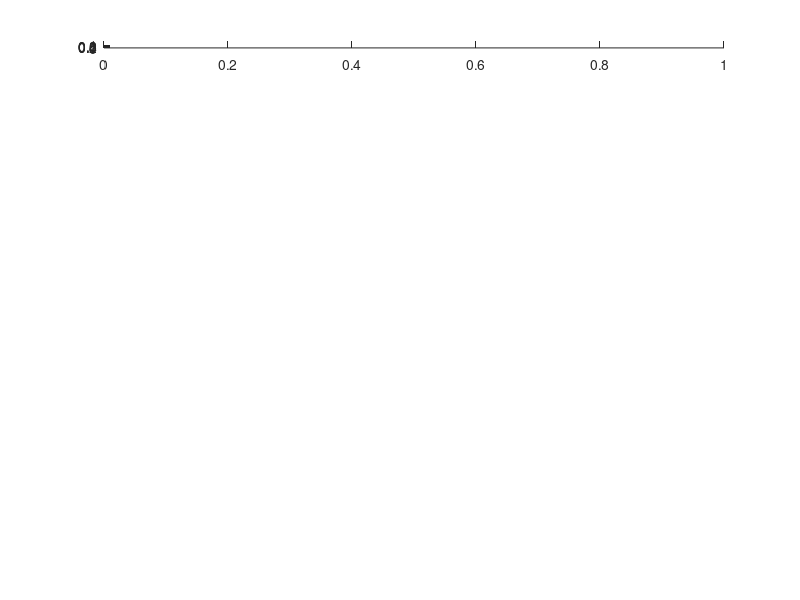

Here is the MATLAB script that generated this plot: (Note: this script raises an error after producing the figure.)
color = [[187 37 72];[217 89 89];[247 134 100];[255 206 92];[118 208 118];[6 239 177];[13 191 182];[16 130 168];[10 87 112];[5 43 56]];
color_idx = [1 3 4 6 8 10 5 9 9 9];
color = color(color_idx,:)/255;
rng('default');
AnimalList = {'080500020A05' [44 10 228 179];
              '210805001438' [20 17 234 181];
              '000D2491CA72' [25 5 224 194];
              '000D24918830' [26 27 225 191];
              '000D2491EA52' [34 15 223 189];
              '000D249170C8' [50 11 234 195]};
path = 'X:\Mingxuan\WF\data';
test_result = ones(3,5,15);
ACC_c = -ones(6,5,15,3);
AUC_c = ACC_c;
ACC_w = ACC_c;
AUC_w = ACC_c;
Frame = [16:25;26:35;36:45];
for stage = 1:5
    stage
    figure
    hold on
    for region = 1:15
        region
        for fm = 1:3
            frame = Frame(fm,:);
            for am = 1:6
                Animal = AnimalList{am,1};
                if exist(fullfile(path,Animal,'ana\LSTM',strcat('LSTM_LM-HM_stage1_region',num2str(region),'_frame',num2str(frame(1)),'-',num2str(frame(end)),'_','fold10.mat')))
                    netLSTM = load(fullfile(path,Animal,'ana\LSTM',strcat('LSTM_LM-HM_stage1_region',num2str(region),'_frame',num2str(frame(1)),'-',num2str(frame(end)),'_','fold10.mat')));
                    netLSTM = netLSTM.netLSTM;
                    
                    label = load(fullfile(path,Animal,'ana',strcat('label_allregions',num2str(5*(stage-1)+1),'_',num2str(stage*5),'.mat')));
                    label = label.label;
                    sequence = load(fullfile(path,Animal,'ana',strcat('sequence_allregions',num2str(5*(stage-1)+1),'_',num2str(stage*5),'.mat')));
                    sequence = sequence.sequence;
                    
                    LF = (label==1)+(label==4);
                    label = label(LF==1);
                    label = label+1;
                    sequence = sequence{1,region};
                    if size(sequence,1) ~= 0
                        sequence = sequence(LF==1,:,:);
                        sequences = cell(size(sequence,1),1);
                        labels = categorical(label);
                        for i = 1:size(sequence,1)
                            sequences{i,1} = permute(sequence(i,:,frame),[2 3 1]);
                        end
                        miniBatchSize = 32;
                    
                        [YPred,scores] = classify(netLSTM,sequences,'MiniBatchSize',miniBatchSize);
                        YValidation = labels;
                        accuracy = mean(YPred == YValidation);
                        scores = log10(scores);
                        scores(scores(:,1)==0,1) = -scores(scores(:,1)==0,2);
                        scores(scores(:,2)==0,2) = -scores(scores(:,2)==0,1);
                        [~,~,~,auc_score] = perfcurve(YValidation,scores(:,1),netLSTM.Layers(6).Classes(1));
                        ACC_c(am,stage,region,fm) = accuracy;
                        AUC_c(am,stage,region,fm) = auc_score;
                    end
                
                    label = load(fullfile(path,Animal,'ana',strcat('label_allregions',num2str(5*(stage-1)+1),'_',num2str(stage*5),'.mat')));
                    label = label.label;
                    sequence = load(fullfile(path,Animal,'ana',strcat('sequence_allregions',num2str(5*(stage-1)+1),'_',num2str(stage*5),'.mat')));
                    sequence = sequence.sequence;
                
                    LF = (label==3)+(label==6);
                    label = label(LF==1);
                    label = label-1;
                    sequence = sequence{1,region};
                    if size(sequence,1) ~= 0
                        sequence = sequence(LF==1,:,:);
                        sequences = cell(size(sequence,1),1);
                        labels = categorical(label);
                        for i = 1:size(sequence,1)
                            sequences{i,1} = permute(sequence(i,:,frame),[2 3 1]);
                        end
                        miniBatchSize = 32;
                    
                        [YPred,scores] = classify(netLSTM,sequences,'MiniBatchSize',miniBatchSize);
                        YValidation = labels;
                        accuracy = mean(YPred == YValidation);
                        scores = log10(scores);
                        scores(scores(:,1)==0,1) = -scores(scores(:,1)==0,2);
                        scores(scores(:,2)==0,2) = -scores(scores(:,2)==0,1);
                        [~,~,~,auc_score] = perfcurve(YValidation,scores(:,1),netLSTM.Layers(6).Classes(1));
                        ACC_w(am,stage,region,fm) = accuracy;
                        AUC_w(am,stage,region,fm) = auc_score;
                    end
                end
            end
        end
    
        ACC_c(ACC_c==-1) = nan;
        ACC_w(ACC_w==-1) = nan;
        AUC_c(AUC_c==-1) = nan;
        AUC_w(AUC_w==-1) = nan;
        subplot(15,1,region)
        hold on
        x = 1:5;
        for fm = 1:3
            for am = 1:6
                if sum((~isnan(AUC_c(am,stage,region,fm))).*(~isnan(AUC_w(am,stage,region,fm)))) == 1
                    plot(fm,AUC_c(am,stage,region,fm),'.','MarkerSize',5,'Color',color(7,:))
                    plot(fm,AUC_w(am,stage,region,fm),'.','MarkerSize',5,'Color',color(1,:))
                end
            end
            plot(permute(nanmean(AUC_c(:,stage,region,:),[1]),[4 3 2 1]),'Color',color(7,:)/2)
            plot(permute(nanmean(AUC_w(:,stage,region,:),[1]),[4 3 2 1]),'Color',color(1,:))
        end
        hold off
        ylim([0 1.03])
        yline(0.5)
        xlim([0.85 3.15])
        xticks([])
        yticks([])
        for fm = 1:3
            h0 = kstest(AUC_c(:,stage,region,fm));
            h = kstest(AUC_w(:,stage,region,fm));
            if (h0 + h) == 0
                [~,p] = ttest(AUC_c(:,stage,region,fm),AUC_w(:,stage,region,fm));
            else
                p = ranksum(AUC_c(:,stage,region,fm),AUC_w(:,stage,region,fm));
            end
            if isnan(p)
                p = 1;
            end
            test_result(fm,stage,region) = p;
        end
    end
    hold off
end